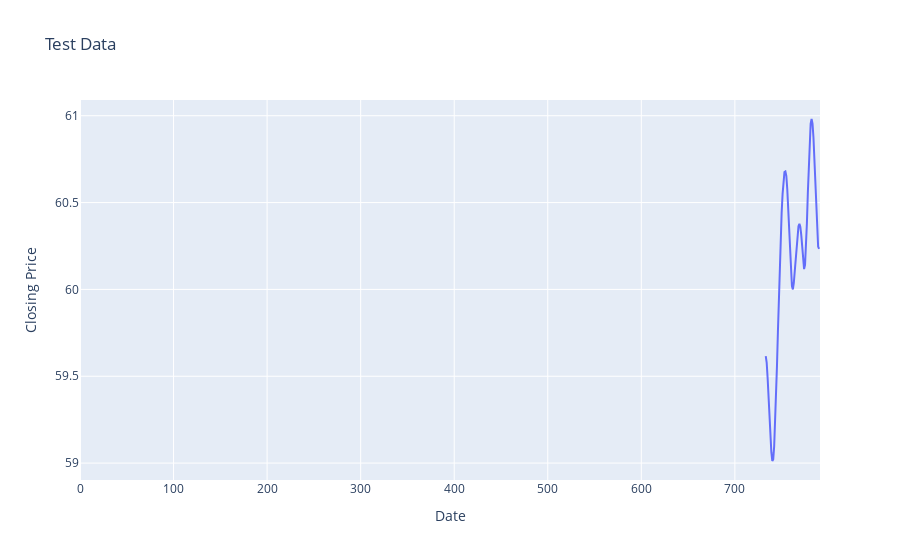

The cell this chart's notebook holds for it:
### Code cell
trace_test = go.Scatter(x=df2.index[len(df2) - len(testPredictPlot):], y=testPredictPlot.flatten(), mode='lines', name='Test Data', line=dict(width=2))

# Plot layout for test data
layout_test = go.Layout(
    title='Test Data',
    xaxis=dict(title='Date'),
    yaxis=dict(title='Closing Price'),
    legend=dict(x=0, y=1, traceorder="normal")
)

# Create figure for test data
fig_test = go.Figure(data=[trace_test], layout=layout_test)

# Show plot for test data
fig_test.show()

### Figure 1 — Plotly figure (JSON) as saved in the notebook; plotly's stock layout.template omitted (floating-point values rounded to 4 significant figures; data arrays with more than 128 entries replaced by an {"elided": "..."} marker saying what was removed)
{"data": [{"line": {"width": 2}, "mode": "lines", "name": "Test Data", "type": "scatter", "x": {"elided": "792 int values"}, "y": {"elided": "792 float values"}}], "layout": {"autosize": true, "legend": {"traceorder": "normal", "x": 0, "y": 1}, "title": {"text": "Test Data"}, "xaxis": {"autorange": true, "range": [0, 791], "title": {"text": "Date"}, "type": "linear"}, "yaxis": {"autorange": true, "range": [58.9, 61.09], "title": {"text": "Closing Price"}, "type": "linear"}}}
